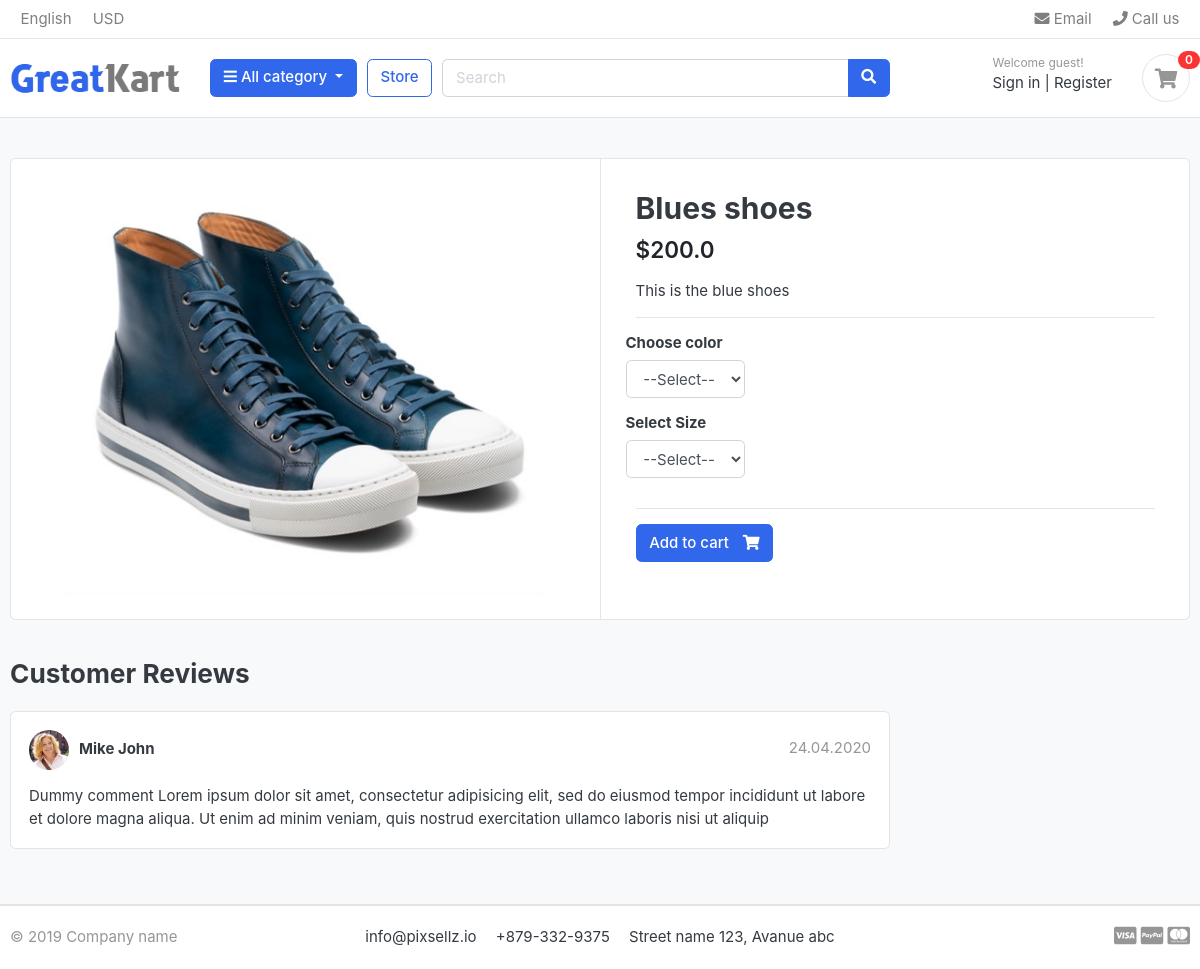
The app's page /store/category/shoes/blues-shoes with its own data.
### apps/store/models.py (models this page shows, shortened)
class Product(models.Model):
    product_name = models.CharField(max_length=200, unique=True)
    slug = models.SlugField(max_length=200, unique=True)
    description = models.TextField(max_length=500, blank=True)
    price = models.FloatField()
    image = models.ImageField(upload_to="photos/products")
    stock = models.IntegerField()
    is_available = models.BooleanField(default=True)
    category = models.ForeignKey(Category, on_delete=models.CASCADE)
    created_date = models.DateTimeField(auto_now_add=True)
    modified_date = models.DateTimeField(auto_now=True)

### apps/store/views.py (the view)
def product_detail(request, category_slug, product_slug):
    try:
        single_product = Product.objects.get(
            category__slug=category_slug, slug=product_slug
        )
        in_cart = CartItem.objects.filter(
            cart__cart_id=_cart_id(request), product=single_product
        ).exists()
    except Exception as e:
        raise e
    return render(
        request,
        "store/product_detail.html",
        context={"single_product": single_product, "in_cart": in_cart},
    )

### apps/cart/views.py (called while the page is built)
def _cart_id(request):
    return request.session.session_key or request.session.create()

### apps/category/context_processors.py (called while the page is built)
def menu_links(request):
    links = Category.objects.all()
    try:
        cart = Cart.objects.get(cart_id=_cart_id(request))
        cart_item_count = CartItem.objects.filter(cart=cart).count()
    except Cart.DoesNotExist:
        cart_item_count = 0
    return dict(links=links, cart_item_count=cart_item_count)

### apps/category/models.py (called while the page is built)
    def get_url(self):
        return reverse("product_with_category", args=[self.slug])

### apps/store/models.py (called while the page is built)
    def colors(self):
        return super(VariationManager, self).filter(
            variation_category="color", is_active=True
        )

    def sizes(self):
        return super(VariationManager, self).filter(
            variation_category="size", is_active=True
        )

### templates/store/product_detail.html (shortened to what this page needs)
{% extends "base.html" %}
{% load static %}
{% block body_content %}
<section class="section-content padding-y bg">
	<div class="container">
		<div class="card">
			<div class="row no-gutters">
				<aside class="col-md-6">
					<article class="gallery-wrap">
						<div class="img-big-wrap">
							<a href="#"><img src="{{single_product.image.url}}"></a>
						</div>
					</article>
				</aside>
				<main class="col-md-6 border-left">
					<form action="{% url 'add_cart' single_product.id %}" method="POST">
						<article class="content-body">
							<h2 class="title">{{single_product.product_name}}</h2>
							<div class="mb-3">
								<var class="price h4">${{single_product.price}}</var>
							</div>
							<p>{{single_product.description}}</p>
							<hr>
							<div class="row">
								<div class="item-option-select">
									<h6>Choose color</h6>
									<select name="color" class="form-control">
										<option value="" disabled selected>--Select--</option>
									</select>
								</div>
							</div>
							<div class="row">
								<div class="item-option-select">
									<h6>Select Size</h6>
									<select name="size" class="form-control">
										<option value="" disabled selected>--Select--</option>
									</select>
								</div>
							</div>
							<hr>
							{% if single_product.stock <= 0 %}
							<h5 class="text-danger">Out of stock</h5>
							{% else %}
							<button type="submit" class="btn  btn-primary"><span
									class="text">Add to cart</span> <i class="fas fa-shopping-cart"></i></a>
							{% endif %}
						</article>
					</form>
				</main>
			</div>
		</div>
		<br>
		<div class="row">
			<div class="col-md-9">
				<header class="section-heading">
					<h3>Customer Reviews </h3>
				</header>
				<article class="box mb-3">
					<div class="icontext w-100">
						<img src="{% static './images/avatars/avatar1.jpg' %}" class="img-xs icon rounded-circle">
						<div class="text">
							<span class="date text-muted float-md-right">24.04.2020 </span>
							<h6 class="mb-1">Mike John </h6>
						</div>
					</div>
					<div class="mt-3">
						<p>
							Dummy comment Lorem ipsum dolor sit amet, consectetur adipisicing elit, sed do eiusmod
							tempor incididunt ut labore et dolore magna aliqua. Ut enim ad minim veniam,
							quis nostrud exercitation ullamco laboris nisi ut aliquip
						</p>
					</div>
				</article>
			</div>
		</div>
	</div>
</section>
{% endblock %}

### static/css/ui.css (style rules this page uses)
html { font-family: "Inter", sans-serif; font-size: 15px; }
.content-body { flex: 1 1 auto; padding: 2rem 2.3rem; }
.img-xs, .img-sm, .img-md, .img-lg { -o-object-fit: cover; object-fit: cover; flex-shrink: 0; flex-grow: 0; }
.img-xs { width: 40px; height: 40px; }
.padding-y { padding-top: 40px; padding-bottom: 40px; }
var { font-style: normal; }
article:after, .form-group:after { display: block; clear: both; content: ""; }
.bg { background-color: #f8f9fa; }
.section-heading { margin-bottom: 20px; margin-top: 15px; }
p:last-child { margin-bottom: 0; }
.btn .text + i { margin-left: 10px; }
.icontext { display: inline-flex; align-items: center; vertical-align: middle; }
.icontext .text { width: 100%; line-height: 1.2; }
.icontext .icon { position: relative; margin-right: 10px; flex-shrink: 0; flex-grow: 0; }
.price { font-weight: 600; color: #212529; }
.box { padding: 18px; background: #fff; border-radius: 0.37rem; border: 1px solid #e4e4e4; }
.box img { max-width: 100%; }
.gallery-wrap .img-big-wrap { margin-bottom: 10px; border-radius: 0.37rem; overflow: hidden; background-color: #fff; }
.gallery-wrap .img-big-wrap a { text-align: center; display: block; }
.gallery-wrap .img-big-wrap img { height: 450px; width: auto; display: inline-block; }
.item-option-select { margin-bottom: 1rem; display: inline-block; margin-right: 15px; }

### records on screen
Product: image (picture), product_name "Blues shoes", price "200.0", description "This is the blue shoes"

### other values on screen
{{ cart_item_count }} "0"
